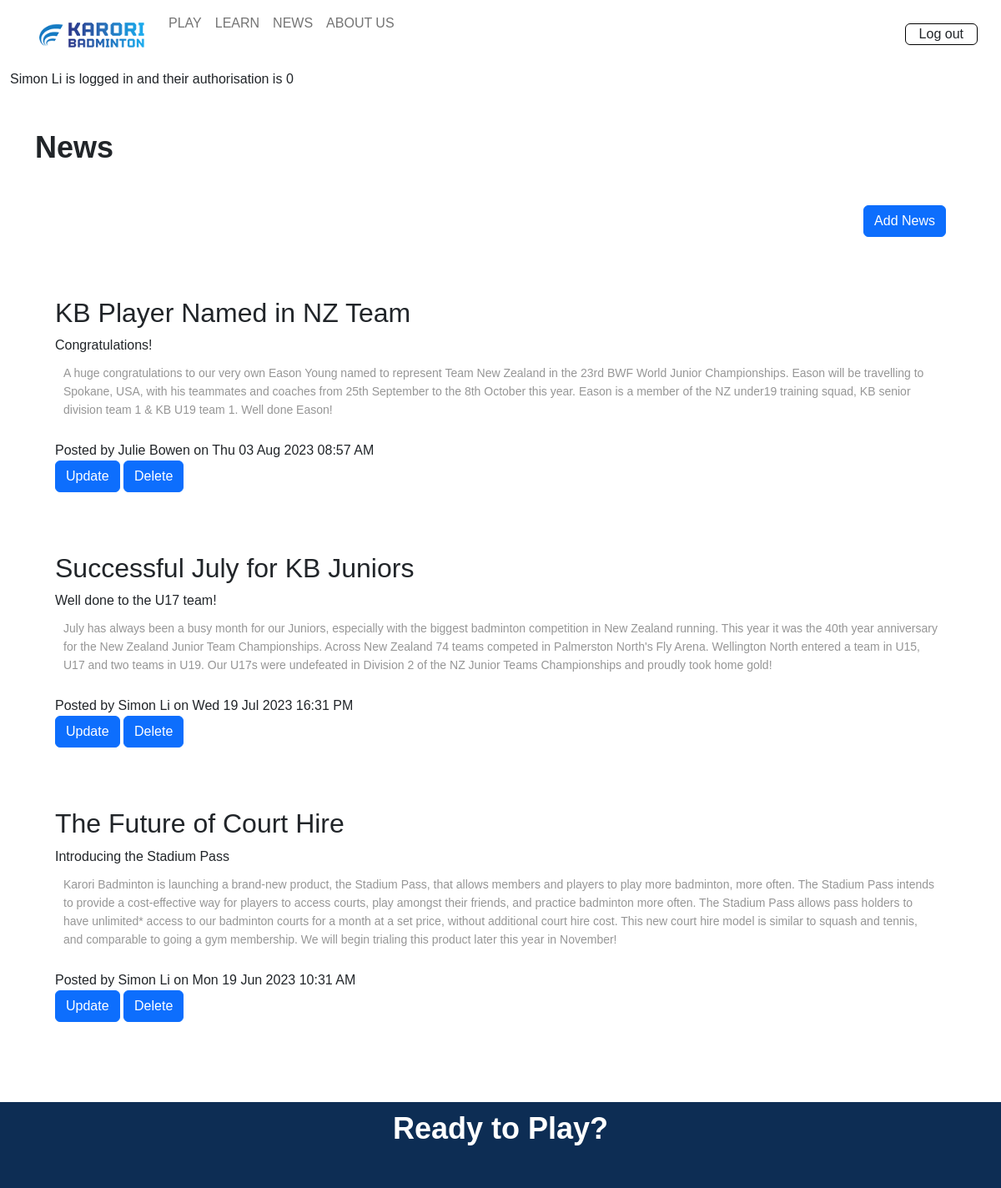
The app's page /news (signed in) with its own data.
### tables this page shows
CREATE TABLE member(
    member_id integer primary key autoincrement not null,
    name text not null,
    email text not null unique,
    password text not null,
    authorisation integer not null
);

CREATE TABLE news(
    news_id integer primary key autoincrement not null,
    title text not null unique,
    subtitle text not null unique,
    content text not null unique,
    newsdate date not null,
    member_id integer not null,
    foreign key(member_id) references member(member_id)
);

### server.py (the view)
@app.route('/news')
def news():
    sql = """select news.news_id, news.title, news.subtitle, news.content, news.newsdate, member.name
       from news
       join member on news.member_id= member.member_id
       order by news.newsdate desc;
       """
    result = run_search_query_tuples(sql, (), db_path, True)
    print(result)
    return render_template("news.html", news=result)

### db_functions.py (called while the page is built)
def run_search_query_tuples(sql_query ,values_tuple, file_path, rowfactory=False):
    result = None
    try:
        db = sqlite3.connect(file_path)
        if rowfactory:
            db.row_factory = sqlite3.Row
        cursor = db.cursor()
        cursor.execute(sql_query ,values_tuple)
        result = cursor.fetchall()
        cursor.close()
    except sqlite3.Error as error:
        print("Error running search query tuples: {}".format(error))
        return None
    db.close()
    if result is None:
        print("No search values were found")
    return result

### server.py (called while the page is built)
@app.template_filter()
def news_date(sqlite_dt):
    x = datetime.strptime(sqlite_dt, '%Y-%m-%d %H:%M:%S')
    return x.strftime("%a %d %b %Y %H:%M %p")

### templates/news.html
{% extends "layout.html" %}
{% block content %}
<div class="container-lg py-sm-5 py-1">
    <h1> News </h1>
{% if session and session['authorisation'] == 0 %}
<div class="news p-4 my-4 text-end">
    <a class="btn btn-primary" href="{{ url_for('news_cud', id=0, task='add') }}">Add News</a>
</div>
{% endif %}
{% for row in news %}
<div class="news p-4 my-4">
    <h2> {{ row['title'] }}</h2>
    <div class="subtitle"> {{ row['subtitle'] }}</div>
    <p class="news-text"> {{ row['content'] | replace("\n", "<br>") | safe}} </p>
    <div class="news-meta">Posted by {{ row['name'] }} on {{ row['newsdate'] | news_date }}</div>
    {% if session and session['authorisation'] == 0 %}
    <div class="news-meta">
        <a class="btn btn-primary" href="{{ url_for('news_cud', id=row['news_id'], task='update') }}">Update</a>
        <a class="btn btn-primary" href="{{ url_for('news_cud', id=row['news_id'], task='delete') }}">Delete</a>
    </div>
    {% endif %}
</div>
{% endfor %}
</div>
{% endblock %}

### templates/layout.html (shortened to what this page needs)
<!DOCTYPE html>
<html lang="en">
<head>
    <link href="https://cdn.jsdelivr.net/npm/bootstrap@5.2.3/dist/css/bootstrap.min.css" rel="stylesheet">
    <link rel="stylesheet" href="static/styles.css">
</head>
<body>
    <div class="container-fluid">
    <nav class="navbar navbar-expand-lg px-3 py-2">
        <div class="collapse navbar-collapse" id="collapsibleNavbar">
            <ul class="navbar-nav">
                <li class="nav-item">
                    <a class="nav-link" href="{{ url_for('index') }}"><img src="static/images/logo.png" alt=""></a>
                </li>
                <li class="nav-item">
                    <a class="nav-link" href="{{ url_for('play') }}"> PLAY </a>
                </li>
                <li class="nav-item">
                    <a class="nav-link" href="{{ url_for('learn') }}"> LEARN </a>
                </li>
                <li class="nav-item">
                    <a class="nav-link" href="{{ url_for('news') }}"> NEWS </a>
                </li>
                <li class="nav-item">
                    <a class="nav-link" href="{{ url_for('aboutus') }}"> ABOUT US </a>
                </li>
            </ul>
            <div class="ms-auto">
                {% if session %}
                <a class="nav-link btn btn-outline" href="{{ url_for('logout') }}">Log out</a>
                {% else %}
                <a class="nav-link btn btn-outline" href="{{ url_for('signup') }}">Sign up</a>
                <a class="nav-link btn btn-outline" href="{{ url_for('login') }}">Log in</a>
                {% endif %}
            </div>
        </div>
    </nav>
        {% if session %}
        <div class="session"> {{ session['name'] }} is logged in and their authorisation is {{ session['authorisation'] }}</div>
        {% endif %}
    </div>
{% block content %}
{% endblock %}
    <footer class="rtp container-fluid footer-content">
        <h1> Ready to Play? </h1>
    </footer>
</body>
</html>

### static/styles.css (style rules this page uses)
:root { --white: rgb(255, 255, 255); --cream: rgb(253, 246, 236); --grey: rgb(150, 150, 150); --light-blue: rgba(19, 127, 185, 0.1); --blue: rgb(19, 127, 185); --dark-blue: rgb(13, 44, 84); --light-grey: rgba(150, 150, 150, 0.1); --transparent: rgba(0, 0, 0, 0); }
* { margin: 0; padding: 0; font-family: 'Poppins', sans-serif; }
nav { display: flex; padding: 2% 6%; justify-content: space-between; align-items: center; }
nav img { width: 150px; }
h1 { font-size: 36px; font-weight: 600; }
p { color: var(--grey); font-size: 14px; font-weight: 300; line-height: 22px; padding: 10px; }
.rtp { margin: auto; width: 100%; background-image: url(images/footer.jpg); background-position: center; background-size: cover; text-align: center; padding: 10px 0; }
.rtp h1 { color: var(--white); margin-bottom: 40px; padding: 0; }
nav .btn-outline { display: inline-block; }
.btn-outline { border: 1px solid black; padding: 0 1em; }

### records on screen
member: name "Simon Li"
news: title "KB Player Named in NZ Team", subtitle "Congratulations!", content "A huge congratulations to our very own Eason Young named to represent Team New Zealand in the 23rd BWF World Junior Championships. Eason will be travelling to Spokane, USA, with his teammates and coaches from 25th September to the 8th October this year. Eason is a member of the NZ under19 training squad, KB senior division team 1 & KB U19 team 1. Well done Eason!", name "Julie Bowen", newsdate|news_date "Thu 03 Aug 2023 08:57 AM"
news: title "Successful July for KB Juniors", subtitle "Well done to the U17 team!", content "July has always been a busy month for our Juniors, especially with the biggest badminton competition in New Zealand running. This year it was the 40th year anniversary for the New Zealand Junior Team Championships. Across New Zealand 74 teams competed in Palmerston North's Fly Arena. Wellington North entered a team in U15, U17 and two teams in U19. Our U17s were undefeated in Division 2 of the NZ Junior Teams Championships and proudly took home gold!", name "Simon Li", newsdate|news_date "Wed 19 Jul 2023 16:31 PM"
news: title "The Future of Court Hire", subtitle "Introducing the Stadium Pass", content "Karori Badminton is launching a brand-new product, the Stadium Pass, that allows members and players to play more badminton, more often. The Stadium Pass intends to provide a cost-effective way for players to access courts, play amongst their friends, and practice badminton more often. The Stadium Pass allows pass holders to have unlimited* access to our badminton courts for a month at a set price, without additional court hire cost. This new court hire model is similar to squash and tennis, and comparable to going a gym membership. We will begin trialing this product later this year in November!", name "Simon Li", newsdate|news_date "Mon 19 Jun 2023 10:31 AM"

### other values on screen
{{ session['authorisation'] }} "0"
